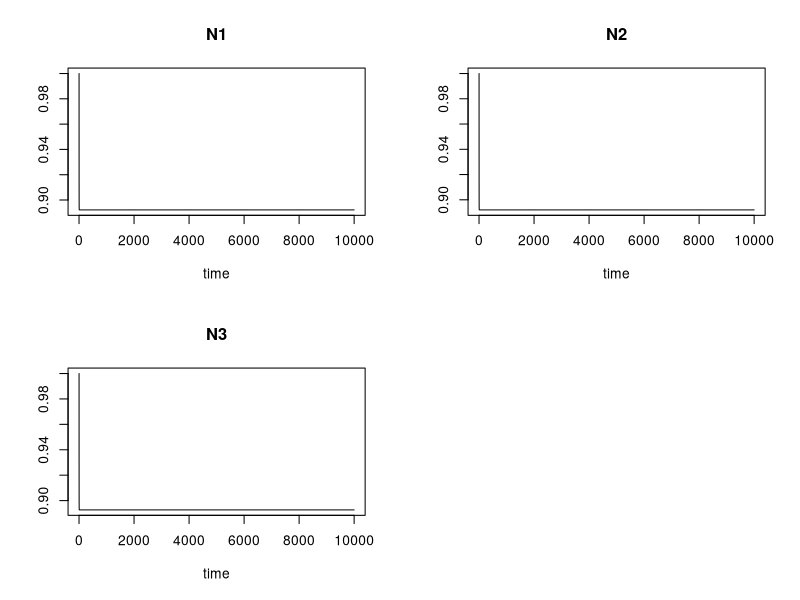

Reproduce this figure in R.
rm(list=ls())
graphics.off()

set.seed(42)

library(deSolve)

state=c(N1=1,N2=1,N3=1)

nb_species=c()

alpha_ij=0.06
noise=0.001
#I either fix all parameters to be equal, or add some noise. I observe coexistence in the absence of noise, i.e. all interspecific interactions are the same

parameters=c(r=1,alpha_ii=1,
	     alpha_12=alpha_ij+rnorm(1,0,noise),
	     alpha_13=alpha_ij+rnorm(1,0,noise),
	     alpha_21=alpha_ij+rnorm(1,0,noise),
	     alpha_23=alpha_ij+rnorm(1,0,noise),
	     alpha_31=alpha_ij+rnorm(1,0,noise),
	     alpha_32=alpha_ij+rnorm(1,0,noise))

times=seq(1,10000,by=0.01)

func_LV=function(times,state,parameters)
	with(as.list(c(state, parameters)), {
		dN1 <- N1*(r-alpha_ii*N1-alpha_12*(N2)-alpha_13*N3)
		dN2 <- N2*(r-alpha_ii*N2-alpha_21*(N1)-alpha_23*N3)
		dN3 <- N3*(r-alpha_ii*N3-alpha_31*(N1)-alpha_32*N2)
		list(c(dN1, dN2, dN3))
})

out <- ode(y = state, times = times, func = func_LV, parms = parameters)
plot(out)
